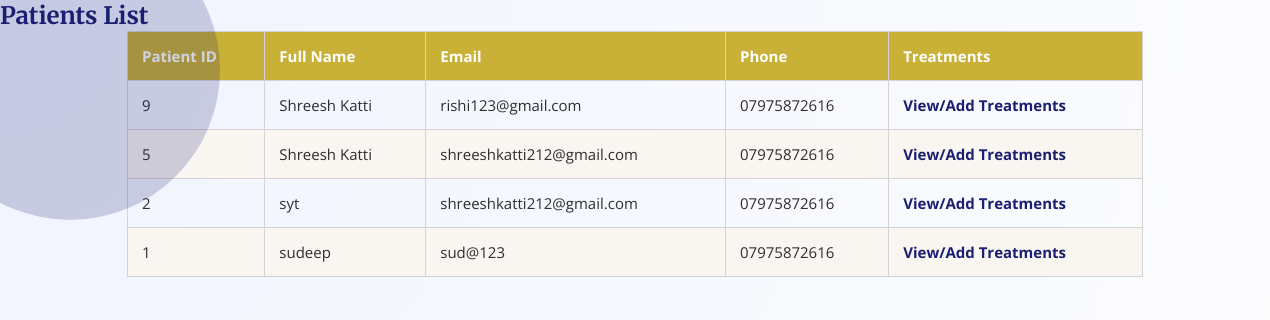
The page /.history/patients/patients_list_20250529211828.php on the database its author committed.
### tables this page shows
CREATE TABLE `patients` (
  `patient_id` int(11) NOT NULL,
  `name` varchar(100) NOT NULL,
  `email` varchar(100) DEFAULT NULL,
  `phone` varchar(20) DEFAULT NULL,
  `dob` date NOT NULL,
  `gender` varchar(10) NOT NULL,
  `address` varchar(255) DEFAULT NULL
);

### .history/patients/patients_list_20250529211828.php (the view, shortened to what this page needs)
<?php
include '../includes/db.php';
$sql = "SELECT patient_id, name, email, phone FROM patients ORDER BY patient_id DESC";
$result = $conn->query($sql);
?>
<!DOCTYPE html>
<html>
<head>
    <link rel="stylesheet" href="../css/style.css">
</head>
<body>
<h2>Patients List</h2>
<table border="1" cellpadding="10" cellspacing="0" style="margin:auto; width:80%;">
    <thead>
        <tr>
            <th>Patient ID</th>
            <th>Full Name</th>
            <th>Email</th>
            <th>Phone</th>
            <th>Treatments</th>
        </tr>
    </thead>
    <tbody>
        <?php if ($result && $result->num_rows > 0): ?>
            <?php while($row = $result->fetch_assoc()): ?>
                <tr>
                    <td><?php echo htmlspecialchars($row['patient_id']); ?></td>
                    <td><?php echo htmlspecialchars($row['name']); ?></td>
                    <td><?php echo htmlspecialchars($row['email']); ?></td>
                    <td><?php echo htmlspecialchars($row['phone']); ?></td>
                    <td>
                        <a href="view_treatments.php?p_id=<?php echo $row['patient_id']; ?>">View/Add Treatments</a>
                    </td>
                </tr>
            <?php endwhile; ?>
        <?php else: ?>
            <tr><td colspan="5" style="text-align:center;">No patients found.</td></tr>
        <?php endif; ?>
    </tbody>
</table>
</body>
</html>

### css/style.css (style rules this page uses)
* { margin: 0; padding: 0; box-sizing: border-box; }
body { background: radial-gradient(circle at top left, #f0f4ff, #fdfdfd); font-family: 'Open Sans', sans-serif; color: #2E2E2E; min-height: 100vh; position: relative; overflow-x: hidden; }
body::before, body::after { content: ''; position: absolute; border-radius: 50%; opacity: 0.2; z-index: 0; pointer-events: none; animation: float 10s ease-in-out infinite; }
body::before { width: 300px; height: 300px; background: #1A1F71; top: -80px; left: -80px; }
body::after { width: 200px; height: 200px; background: #C9B037; bottom: -60px; right: -60px; }
h1, h2, h3 { font-family: 'Merriweather', serif; color: #1A1F71; z-index: 1; position: relative; }
table { width: 100%; border-collapse: collapse; margin-top: 30px; font-size: 15px; }
th, td { padding: 14px; border: 1px solid #D3D3D3; text-align: left; }
thead { background-color: #C9B037; color: white; }
tbody tr:nth-child(even) { background-color: #F9F6F1; }
a { color: #1A1F71; text-decoration: none; transition: color 0.3s; font-weight: bold; }

### rows shown on the page
patients: patient_id "9", name "Shreesh Katti", email "rishi123@gmail.com", phone "07975872616"
patients: patient_id "5", name "Shreesh Katti", email "shreeshkatti212@gmail.com", phone "07975872616"
patients: patient_id "2", name "syt", email "shreeshkatti212@gmail.com", phone "07975872616"
patients: patient_id "1", name "sudeep", email "sud@123", phone "07975872616"
